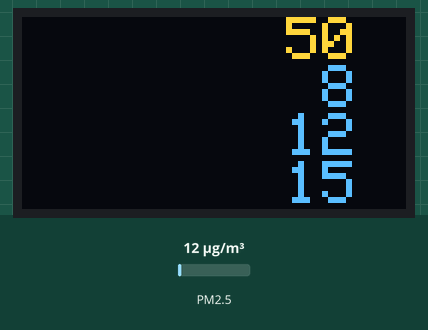
The sketch below on a simulated Arduino Uno, built with avr-gcc and run on an emulated ATmega328P. Parts: 128×64 one-colour display. The inputs (shaded band) are chosen by the test bench; at power-on: PM2.5 12 µg/m³. The OLED is the two-colour kind (top 16 rows yellow).

Above: at 2.9 s.
3.0 s: PM2.5 set to 6 µg/m³
At 4.4 s:
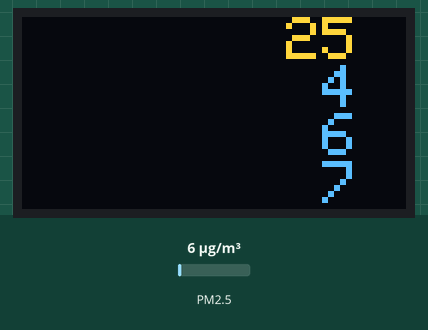
4.8 s: PM2.5 set to 75 µg/m³
At 6.7 s:
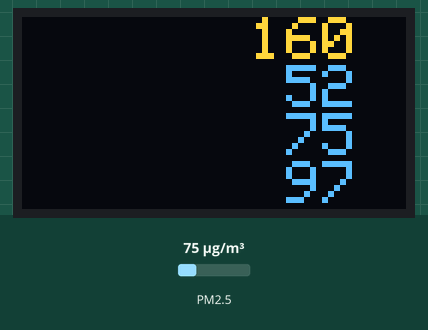
7.0 s: PM2.5 set to 150 µg/m³
At 9.1 s:
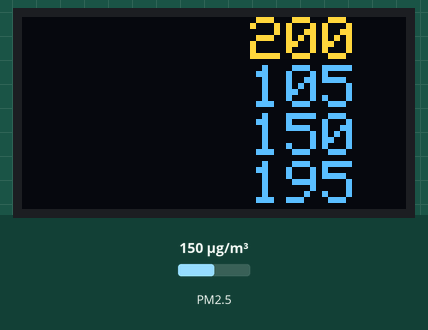
Timing chart, 0 to 10.6 s (numbered marks = the images above; inputs shaded):
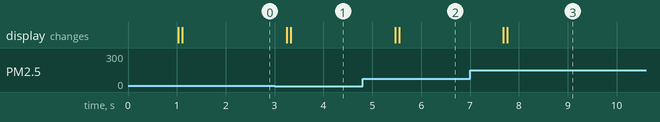

The sketch:

particle_sensor_with_display.ino
```cpp
#include <Adafruit_SSD1306.h>
#define SCREEN_WIDTH 128 // OLED display width, in pixels
#define SCREEN_HEIGHT 64 // OLED display height, in pixels

// Declaration for an SSD1306 display connected to I2C (SDA, SCL pins)
// The pins for I2C are defined by the Wire-library.
// On an arduino UNO:       A4(SDA), A5(SCL)
// On an arduino MEGA 2560: 20(SDA), 21(SCL)
// On an arduino LEONARDO:   2(SDA),  3(SCL), ...
#define OLED_RESET     -1 // Reset pin # (or -1 if sharing Arduino reset pin)
#define SCREEN_ADDRESS 0x3C ///< See datasheet for Address; 0x3D for 128x64, 0x3C for 128x32
Adafruit_SSD1306 display(SCREEN_WIDTH, SCREEN_HEIGHT, &Wire, OLED_RESET);

#include "PMS.h"
#include <SoftwareSerial.h>
SoftwareSerial SerialPMS(2, 3); // RX, TX

PMS pms(SerialPMS);
PMS::DATA data;

/* Function Declarations */
void writeHeader1(char *buf);
void writeHeader2(char *buf);
void writeHeader3(char *buf);
void writeHeader4(char *buf);
void writeData1(char *buf);
void writeData2(char *buf);
void writeData3(char *buf);
void writeData4(char *buf);
void UpdateAQI(uint16_t count);
void UpdatePM1(uint16_t count);
void UpdatePM2(uint16_t count);
void UpdatePM10(uint16_t count);
uint16_t AQICalculator(uint16_t pm25, uint16_t pm10);

void setup(void){
  SerialPMS.begin(9600);        // Communication with PMS5003 sensor

  Serial.begin(115200);       // Start the Serial communication to send messages to the computer

  // SSD1306_SWITCHCAPVCC = generate display voltage from 3.3V internally
  if(!display.begin(SSD1306_SWITCHCAPVCC, SCREEN_ADDRESS)) {
    Serial.println(F("SSD1306 allocation failed"));
    for(;;); // Don't proceed, loop forever
  }

  // Clear the buffer
  display.clearDisplay();
  // Foreground white, Background black
  display.setTextColor(SSD1306_WHITE, SSD1306_BLACK);

  delay(10);
  Serial.println('\n');

  display.clearDisplay();
  UpdateDataHeaders();

}

void loop(void){
  if (pms.read(data))
  {
    UpdateAQI(AQICalculator(data.PM_AE_UG_2_5, data.PM_AE_UG_10_0));
    UpdatePM1(data.PM_AE_UG_1_0);
    UpdatePM2(data.PM_AE_UG_2_5);
    UpdatePM10(data.PM_AE_UG_10_0);

    delay(1000);
  }
}

void UpdateDataHeaders()
{
  writeHeader1("AQI:");
  writeHeader2("PM1.0");
  writeHeader3("PM2.5");
  writeHeader4("PM10");
}

void UpdateAQI(uint16_t count)
{
  char buf[5];
  snprintf(buf, 5, "%4d", count);
  writeData1(buf);
}
void UpdatePM1(uint16_t count)
{
  char buf[5];
  snprintf(buf, 5, "%4d", count);
  writeData2(buf);
}

void UpdatePM2(uint16_t count)
{
  char buf[5];
  snprintf(buf, 5, "%4d", count);
  writeData3(buf);
}

void UpdatePM10(uint16_t count)
{
  char buf[5];
  snprintf(buf, 5, "%4d", count);
  writeData4(buf);
}

void writeData1(char *buf)
{
  display.fillRect(64, 0, 128, 16, SSD1306_BLACK);
  display.setTextSize(2); // Draw 2X-scale text
  display.setCursor(64, 0);
  display.println(buf);
  display.display();
}
void writeData2(char *buf)
{
  display.fillRect(64, 16, 128, 16, SSD1306_BLACK);
  display.setTextSize(2); // Draw 2X-scale text
  display.setCursor(64, 16);
  display.println(buf);
  display.display();
}
void writeData3(char *buf)
{
  display.fillRect(64, 32, 128, 16, SSD1306_BLACK);
  display.setTextSize(2); // Draw 2X-scale text
  display.setCursor(64, 32);
  display.println(buf);
  display.display();
}
void writeData4(char *buf)
{
  display.fillRect(64, 48, 128, 16, SSD1306_BLACK);
  display.setTextSize(2); // Draw 2X-scale text
  display.setCursor(64, 48);
  display.println(buf);
  display.display();
}

void writeHeader1(const char *buf)
{
  display.fillRect(0, 0, 128, 16, SSD1306_BLACK);
  display.setTextSize(2); // Draw 2X-scale text
  display.setCursor(0, 0);
  display.println(buf);
  display.display();
}
void writeHeader2(const char *buf)
{
  display.fillRect(0, 16, 128, 16, SSD1306_BLACK);
  display.setTextSize(2);
  display.setCursor(0, 16);
  display.println(buf);
  display.display();
}
void writeHeader3(const char *buf)
{
  display.fillRect(0, 32, 128, 16, SSD1306_BLACK);
  display.setTextSize(2);
  display.setCursor(0, 32);
  display.println(buf);
  display.display();
}
void writeHeader4(const char *buf)
{
  display.fillRect(0, 48, 128, 16, SSD1306_BLACK);
  display.setTextSize(2);
  display.setCursor(0, 48);
  display.println(buf);
  display.display();
}

uint16_t AQICalculator(uint16_t pm25, uint16_t pm10)
{
  const uint8_t aqi[][2] = {
    {0, 50},
    {51, 100},
    {101, 150},
    {151, 200},
    {201, 300},
    {301, 400},
    {401, 500},
  };

  const uint16_t pollutant_pm10_0[][2]{
    {0, 54},
    {55, 154},
    {155, 254},
    {255, 354},
    {355, 424},
    {425, 504},
    {505, 604},
  };

  const uint16_t pollutant_pm2_5[][2]{
    {0.0, 12},
    {13, 35},
    {36, 55},
    {56, 150},
    {151, 250},
    {251, 350},
    {351, 500},
  };

  uint16_t bplo = 0;
  uint16_t bphi = 0;
  uint16_t aqilo = 0;
  uint16_t aqihi = 0;
  uint16_t aqi_2_5 = 0;
  uint16_t aqi_10 = 0;

  for (int idx = 0; idx < 7; idx++)
  {
    bplo = pollutant_pm2_5[idx][0];
    bphi = pollutant_pm2_5[idx][1];
    if (pm25 >= bplo && pm25 <= bphi)
    {
      aqilo = aqi[idx][0];
      aqihi = aqi[idx][1];
      aqi_2_5 = (float)(aqihi - aqilo) / (float)(bphi - bplo) * (pm25 - bplo) + aqilo;
    }

    bplo = pollutant_pm10_0[idx][0];
    bphi = pollutant_pm10_0[idx][1];
    if (pm10 >= bplo && pm10 <= bphi)
    {
      aqilo = aqi[idx][0];
      aqihi = aqi[idx][1];
      aqi_10 = (float)(aqihi - aqilo) / (float)(bphi - bplo) * (pm10 - bplo) + aqilo;
    }

  }
  return max(aqi_10, aqi_2_5);
}
```

Measured:
- after the input at 3.0 s, the display: first changes after 0.25 s (image 1 shows a later state)
- after the input at 4.8 s, the display: first changes after 0.67 s (image 2 shows a later state)
- after the input at 7.0 s, the display: first changes after 0.68 s (image 3 shows a later state)
